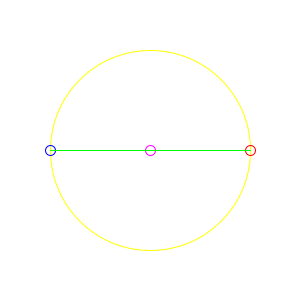
Frame 1 (no input)
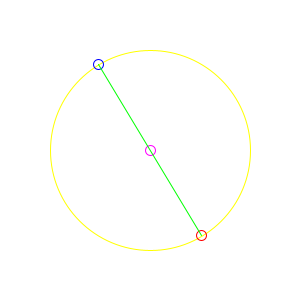
Frame 60 (the mouse pressed at the canvas centre just before this capture)
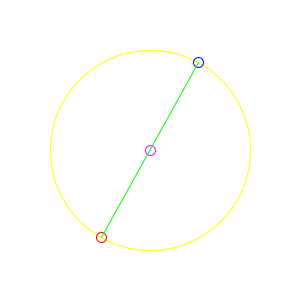
Frame 120 (the mouse held since frame 60 and released just before this capture)

The Processing sketch that drew these frames (run headless with seeded random() and noise(); from frame 60 on, the mouse is pressed at the canvas centre):

// Processing sketch: processing_150640
// ── processing_150640.pde

/*  BASIC ROTATING LINE WITH ELLIPSES
    uses a class and an object
    by R Knight 03-06-2014
    twitter: @dukidog
*/


// initialize a rotating line object
RotatingLine rLine = new RotatingLine
  (
    150,  // set the x position of the rotating green line
    150,  // set the y position of the rotating green line
    100,  // set the length of the rotating green line
    0     // set the starting gngle of the rotating green line
  );


// start of main routine

void setup() {
  // general processing setup
  size ( 300, 300 );
  frameRate(60);
  noFill();
}



void draw() {

  // clear the display every loop
  background ( 255 );

  // draw yellow ellipse that the line will rotate within
  stroke ( 255, 255, 0 );
  ellipse ( width/2, height/2, rLine.lineLength*2, rLine.lineLength*2 );

  // draw magenta ellipse at the centre of the rotating green line
  stroke (255, 0, 255 );
  ellipse ( rLine.posX, rLine.posY, 10, 10 );

  // draw blue ellipse at one end of the green rotatin line
  stroke ( 0, 0, 255 );
  ellipse
    (
      rLine.posX - cos( radians( rLine.angle )) * rLine.lineLength,
      rLine.posY - sin( radians( rLine.angle )) * rLine.lineLength,
      10,
      10
    );

  // draw red ellipse at the other end of the green rotating line
  stroke ( 255, 0, 0 );
  ellipse
    (
      rLine.posX + cos( radians( rLine.angle )) * rLine.lineLength,
      rLine.posY + sin( radians( rLine.angle )) * rLine.lineLength,
      10,
      10
    );

  // draw green rotating line (see class RotatinLine below for the .Draw function)
  rLine.Draw();

  // increase the angle (see class RotatinLine below for the .ChangeAngle function)
  rLine.ChangeAngle();

  // display frame rate
  // NOTE: This follwing line causes the sketch to fail in javascript mode
  // frame.setTitle(int(frameRate)+" fps");

}

// end of main routine




class RotatingLine {

  // declare class variables
  int posX, posY, lineLength;
  float angle;
  
  // declare which variables are required upon initalization
  RotatingLine( int x, int y, int l, float a )
  {
    posX = x;
    posY = y;
    lineLength = l;
    angle = a;
  }
  
  void Draw() {

    // set the line colour to green
    stroke ( 0, 255, 0 );

    // draw the line
    line
      (
      this.posX - cos( radians( this.angle )) * this.lineLength,
      this.posY - sin( radians( this.angle )) * this.lineLength,
      this.posX + cos( radians( this.angle )) * this.lineLength,
      this.posY + sin( radians( this.angle )) * this.lineLength
      );
  }
  
  void ChangeAngle() {

    // increase angle variable by one
    this.angle++;

    // if the angle variable is greater than 360 then reset to zero
    if (this.angle>360) {
      this.angle=0;
    }
  }
}
